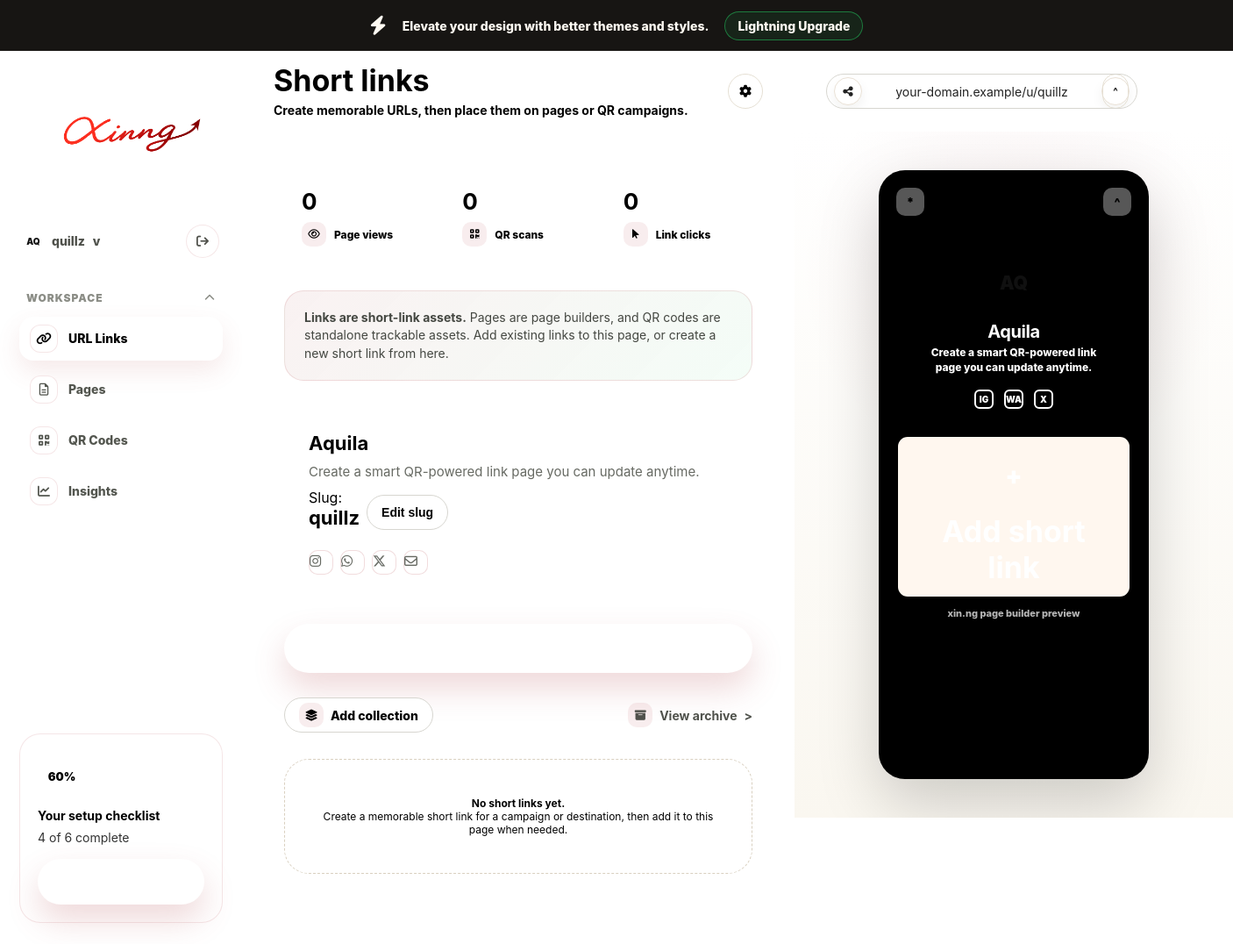
The app's page /.history/dashboard_20260620063655.php (signed in) with its own data.
### tables this page shows
CREATE TABLE pages (
    id BIGINT UNSIGNED AUTO_INCREMENT PRIMARY KEY,
    user_id BIGINT UNSIGNED NOT NULL,
    page_type VARCHAR(32) NOT NULL DEFAULT 'creator',
    corporate_metadata JSON NULL,
    slug VARCHAR(80) NULL,
    title VARCHAR(150) NOT NULL DEFAULT '',
    bio TEXT NULL,
    description VARCHAR(255) NULL,
    profile_image_url TEXT NULL,
    profile_image_path TEXT NULL,
    cover_image_url TEXT NULL,
    theme VARCHAR(80) DEFAULT 'default',
    layout VARCHAR(80) DEFAULT 'simple',
    font VARCHAR(80) DEFAULT 'system',
    title_color VARCHAR(20) DEFAULT '#26282C',
    description_color VARCHAR(20) DEFAULT '#26282C',
    header_mode VARCHAR(20) DEFAULT 'color',
    header_color VARCHAR(20) DEFAULT '#26282C',
    header_gradient_start VARCHAR(20) DEFAULT '#26282C',
    header_gradient_end VARCHAR(20) DEFAULT '#0A9994',
    header_image_path TEXT NULL,
    header_fit VARCHAR(20) DEFAULT 'cover',
    background_mode VARCHAR(20) DEFAULT 'color',
    background_color VARCHAR(20) DEFAULT '#FFFAF6',
    background_gradient_start VARCHAR(20) DEFAULT '#FFFAF6',
    background_gradient_end VARCHAR(20) DEFAULT '#FFFFFF',
    background_image_path TEXT NULL,
    social_icon_style VARCHAR(20) DEFAULT 'original',
    social_placement VARCHAR(20) DEFAULT 'top',
    block_shape VARCHAR(40) DEFAULT 'rounded',
    block_shadow VARCHAR(40) DEFAULT 'soft',
    block_color VARCHAR(20) DEFAULT '#0A9994',
    block_text_color VARCHAR(20) DEFAULT '#FFFAF6',
    hide_xinng_logo BOOLEAN DEFAULT FALSE,
    is_published BOOLEAN DEFAULT TRUE,
    is_verified BOOLEAN DEFAULT FALSE,
    status VARCHAR(20) DEFAULT 'published',
    published_at DATETIME NULL,
    seo_title VARCHAR(180) NULL,
    seo_description TEXT NULL,
    created_at DATETIME DEFAULT CURRENT_TIMESTAMP,
    updated_at DATETIME DEFAULT CURRENT_TIMESTAMP ON UPDATE CURRENT_TIMESTAMP,
    deleted_at DATETIME NULL,
    CONSTRAINT fk_pages_user FOREIGN KEY (user_id) REFERENCES users(id) ON DELETE CASCADE,
    UNIQUE KEY unique_pages_slug (slug),
    INDEX idx_pages_user_id (user_id),
    INDEX idx_pages_slug (slug),
    INDEX idx_pages_published (is_published),
    INDEX idx_pages_page_type (page_type)
);

### config.php (called while the page is built, shortened)
<?php
$PUBLIC_URL = xinng_normalize_public_url(getenv('APP_URL') ?: getenv('PUBLIC_URL') ?: getenv('SITE_URL') ?: '');
function xinng_normalize_public_url(string $value): string {
	$value = trim((string)$value);
	$value = preg_replace('#/+$#', '', $value);
	$host = preg_replace('#^https?://#i', '', $value);
	$host = preg_replace('#/.*$#', '', $host);
	return $value;
}
?>

### .history/dashboard_20260620063655.php (the view, shortened to what this page needs)
<?php
require_once __DIR__ . '/config.php';
$user_id = (int) $_SESSION['user_id'];
$user_name = $_SESSION['user_name'] ?? 'User';
function e($value): string {
    return htmlspecialchars((string) $value, ENT_QUOTES, 'UTF-8');
}
function public_base_url(): string {
    global $PUBLIC_URL;
    if (!empty($PUBLIC_URL)) {
        return (stripos($PUBLIC_URL, 'http') === 0) ? rtrim($PUBLIC_URL, '/') : 'http://' . rtrim($PUBLIC_URL, '/');
    }
    $scheme = (!empty($_SERVER['HTTPS']) && $_SERVER['HTTPS'] !== 'off') ? 'https' : 'http';
    return $scheme . '://' . ($_SERVER['HTTP_HOST'] ?? 'localhost');
}
function initials(string $name): string {
    $clean = preg_replace('/[^A-Za-z0-9 ]/', '', $name);
    $parts = array_values(array_filter(explode(' ', trim($clean))));
    return strtoupper(substr($clean ?: 'X', 0, 2));
}
$activePage = null;
$pdo = get_db_connection();
$base = public_base_url();
if ($pdo) {
    $stmt = $pdo->prepare('SELECT id, slug, title, bio, profile_image_url, is_published FROM pages WHERE user_id = ? ORDER BY id ASC');
    $stmt->execute([$user_id]);
    $pages = $stmt->fetchAll();
    $activePage = $pages[0] ?? null;
} else {
    $dbError = true;
}
$displayTitle = $activePage['title'] ?? $user_name;
$displayBio = $activePage['bio'] ?? 'Create a smart QR-powered link page you can update anytime.';
$displaySlug = $activePage['slug'] ?? strtolower(preg_replace('/[^a-z0-9]+/i', '', $user_name ?: 'user'));
$displayUrl = $activePage ? $base . '/u/' . $activePage['slug'] : $base . '/u/your-slug';
$links = $activePage['links'] ?? [];
$totalViews = $activePage['page_views'] ?? 0;
$totalQr = $activePage['qr_scans'] ?? 0;
$totalClicks = $activePage['link_clicks'] ?? 0;
$completion = $activePage ? min(100, 45 + (count($links) * 10) + (!empty($activePage['bio']) ? 10 : 0) + (!empty($activePage['qr']) ? 15 : 0)) : 30;
?>
<!doctype html>
<html lang="en">
<head>
  <link rel="stylesheet" href="https://cdnjs.cloudflare.com/ajax/libs/font-awesome/6.5.2/css/all.min.css">
  <link rel="stylesheet" href="assets/dashboard.css">
</head>
<body>
  <div class="upgrade-bar">
    <span class="spark"><i class="fa-solid fa-bolt"></i></span>
    <span>Elevate your design with better themes and styles.</span>
    <a class="upgrade-pill" href="#" aria-label="Upgrade account">Lightning Upgrade</a>
  </div>
  <div class="dashboard">
    <aside class="sidebar" aria-label="Dashboard navigation">
      <div class="brand-slot" aria-label="xin.ng brand">
        <img src="assets/logo.svg" alt="xin.ng logo">
      </div>
      <div class="account">
        <div class="account-main">
          <span class="avatar"><?= e(initials($user_name)) ?></span>
          <span><?= e($displaySlug ?: $user_name) ?></span>
          <span aria-hidden="true">v</span>
        </div>
        <a class="icon-btn" href="?action=logout" title="Logout" aria-label="Logout"><i class="fa-solid fa-arrow-right-from-bracket"></i></a>
      </div>
      <nav>
        <div class="nav-section">
          <div class="nav-heading"><span>Workspace</span><span><i class="fa-solid fa-chevron-up"></i></span></div>
          <a class="nav-item active" href="#"><span class="nav-icon"><i class="fa-solid fa-link"></i></span>URL Links</a>
          <a class="nav-item" href="#"><span class="nav-icon"><i class="fa-regular fa-file-lines"></i></span>Pages</a>
          <a class="nav-item" href="#"><span class="nav-icon"><i class="fa-solid fa-qrcode"></i></span>QR Codes</a>
          <a class="nav-item" href="#"><span class="nav-icon"><i class="fa-solid fa-chart-line"></i></span>Insights</a>
        </div>
      </nav>
      <div class="setup-card">
        <div class="progress-ring" style="--completion: <?= (int) $completion ?>%;"><?= (int) $completion ?>%</div>
        <strong>Your setup checklist</strong>
        <p><?= $activePage ? '4 of 6 complete' : '1 of 6 complete' ?></p>
        <a class="primary-btn" href="signup.php"><span class="label-icon"><i class="fa-solid fa-check"></i></span>Finish setup</a>
      </div>
    </aside>
    <main class="main">
      <header class="main-header">
        <div class="header-title">
          <h1>Short links</h1>
          <span>Create memorable URLs, then place them on pages or QR campaigns.</span>
        </div>
        <div class="header-actions">
          <a class="icon-btn" href="#" aria-label="Settings"><i class="fa-solid fa-gear"></i></a>
        </div>
      </header>
      <div class="content">
        <div class="editor-column">
          <div class="stats-row" aria-label="Workspace analytics summary">
            <div class="stat-card"><strong><?= number_format((int) $totalViews) ?></strong><span class="stat-label"><span class="label-icon"><i class="fa-regular fa-eye"></i></span>Page views</span></div>
            <div class="stat-card"><strong><?= number_format((int) $totalQr) ?></strong><span class="stat-label"><span class="label-icon"><i class="fa-solid fa-qrcode"></i></span>QR scans</span></div>
            <div class="stat-card"><strong><?= number_format((int) $totalClicks) ?></strong><span class="stat-label"><span class="label-icon"><i class="fa-solid fa-arrow-pointer"></i></span>Link clicks</span></div>
          </div>
          <div class="model-note">
            <strong>Links are short-link assets.</strong> Pages are page builders, and QR codes are standalone trackable assets. Add existing links to this page, or create a new short link from here.
          </div>
          <div class="profile-strip">
            <div class="profile-copy">
              <strong><?= e($displayTitle) ?></strong>
              <span><?= e($displayBio) ?></span>
              <div style="margin-top:8px;display:flex;align-items:center;gap:8px">
                <div id="page-slug" data-page-id="<?= e($activePage['id'] ?? '') ?>">Slug: <strong id="page-slug-text"><?= e($activePage['slug'] ?? '') ?></strong></div>
                <button id="edit-slug-btn" class="ghost-btn" style="min-width:90px;">Edit slug</button>
              </div>
              <div class="social-row" aria-label="Social links">
                <span class="social-dot"><i class="fa-brands fa-instagram"></i></span>
                <span class="social-dot"><i class="fa-brands fa-whatsapp"></i></span>
                <span class="social-dot"><i class="fa-brands fa-x-twitter"></i></span>
                <span class="social-dot"><i class="fa-regular fa-envelope"></i></span>
              </div>
            </div>
          </div>
          <a class="primary-btn add-btn" href="#"><span class="label-icon"><i class="fa-solid fa-plus"></i></span>Add short link</a>
          <div class="secondary-row">
            <a class="ghost-btn" href="#"><span class="label-icon"><i class="fa-solid fa-layer-group"></i></span>Add collection</a>
            <a class="archive-link" href="#"><span class="label-icon"><i class="fa-solid fa-box-archive"></i></span>View archive <span aria-hidden="true">></span></a>
          </div>
          <?php if (empty($links)): ?>
            <div class="empty-state">
              <strong>No short links yet.</strong><br>
              Create a memorable short link for a campaign or destination, then add it to this page when needed.
            </div>
          <?php endif; ?>
        </div>
      </div>
    </main>
    <aside class="preview" aria-label="Public page preview">
      <header class="preview-header">
        <div class="url-pill">
          <button class="pill-share" aria-label="Share page" title="Share page"><i class="fa-solid fa-share-nodes"></i></button>
          <span class="label-icon"><a class="icon-btn" href="<?= e($displayUrl) ?>" target="_blank" rel="noopener" aria-label="Open public page">^</a></span>
          <span class="url-text"><?= e(str_replace(['http://', 'https://'], '', $displayUrl)) ?></span>
        </div>
      </header>
      <div class="preview-body">
        <div class="phone">
          <div class="phone-screen">
            <div class="phone-top">
              <span class="phone-fab">*</span>
              <span class="phone-fab">^</span>
            </div>
            <div class="phone-avatar"><?= e(initials($displayTitle)) ?></div>
            <h2><?= e($displayTitle) ?></h2>
            <p><?= e($displayBio) ?></p>
            <div class="phone-socials">
              <span>IG</span>
              <span>WA</span>
              <span>X</span>
            </div>
            <?php if (empty($links)): ?>
              <a class="phone-link hero" href="#">
                <span class="hero-icon">+</span>
                <strong>Add short link</strong>
              </a>
            <?php endif; ?>
            <div class="phone-brand">xin.ng page builder preview</div>
          </div>
        </div>
      </div>
    </aside>
  </div>
</body>
</html>

### records on screen
pages: slug "quillz", bio "60", title "Aquila", bio "Create a smart QR-powered link page you can update anytime.", slug "your-domain.example/u/quillz"

### other values on screen
initials($user_name) "AQ"
$totalViews "0"
$totalQr "0"
$totalClicks "0"
